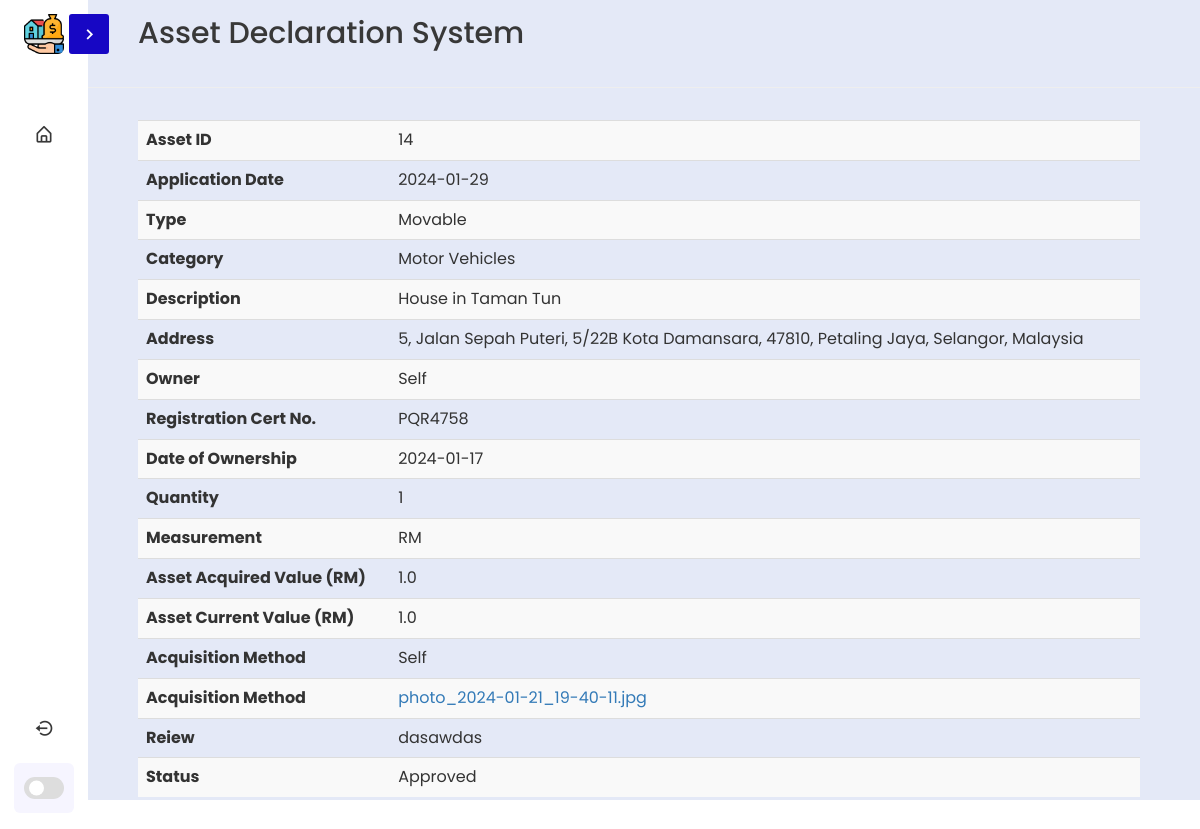
Page /viewAss/14 (signed in) on the committed database.
### tables this page shows
CREATE TABLE assets (
AssetID INTEGER NOT NULL PRIMARY KEY AUTOINCREMENT,
UserID INTEGER NOT NULL,
DateOfApp DATE NOT NULL,
AssDecType TEXT NOT NULL,
AssDecCat TEXT NOT NULL,
Description TEXT NOT NULL,
Address TEXT NOT NULL,
Owner TEXT NOT NULL,
RegCertNo TEXT NOT NULL,
DateOfOwnership DATE NOT NULL,
Quantity INTEGER NOT NULL,
Measurement TEXT NOT NULL,
AssAcqVAl REAL NOT NULL,
CurrAssVal REAL NOT NULL,
AcqMethod TEXT NOT NULL,
Attachment TEXT NOT NULL,
Review TEXT NOT NULL,
Status TEXT NOT NULL
);

### app.py (the view)
@app.route('/viewAss/<string:assID>',methods=['POST','GET'])
@login_required
def viewAss(assID):
    try:
        conn = create_connection()
        cur = conn.cursor()
        cur.execute("""SELECT * FROM `assets` WHERE `AssetID` = ? """,(assID,))
        rowdata = cur.fetchone()
        cur.close
        return render_template('viewAss.html', rowdata=rowdata)
    except:
        flash("An Exception Occured!")
    return render_template('loginPage.html')

### app.py (called while the page is built)
def create_connection():
    conn = None
    try:
        conn = sqlite3.connect('static/db/user.db')  # create a database connection
        return conn
    except Error as e:
        print(e)
    return conn

@login_manager.user_loader
def load_user(admin_id):
    conn = create_connection()
    cur = conn.cursor()
    cur.execute("SELECT * FROM admin WHERE adminID=?", (admin_id,))
    user = cur.fetchone()
    if user:
        return User(*user)
    return None

### templates/viewAss.html (shortened to what this page needs)
{% extends 'base.html' %}
{% block content %}
<div>
    <table class="table table-striped" style="width: 100%;">
        <tr>
            <th>Asset ID</th>
            <td id="ID">{{rowdata.0}}</td>
        </tr>
        <tr>
            <th>Application Date</th>
            <td id="Date">{{rowdata.2}}</td>
        </tr>
        <tr>
            <th>Type</th>
            <td id="Type">{{rowdata.3}}</td>
        </tr>
        <tr>
            <th>Category</th>
            <td id="Cat">{{rowdata.4}}</td>
        </tr>
        <tr>
            <th>Description</th>
            <td id="Desc">{{rowdata.5}}</td>
        </tr>
        <tr>
            <th>Address</th>
            <td id="Addr">{{rowdata.6}}</td>
        </tr>
        <tr>
            <th>Owner</th>
            <td id="Owner">{{rowdata.7}}</td>
        </tr>
        <tr>
            <th>Registration Cert No.</th>
            <td id="RegNo">{{rowdata.8}}</td>
        </tr>
        <tr>
            <th>Date of Ownership</th>
            <td id="DateofOwn">{{rowdata.9}}</td>
        </tr>
        <tr>
            <th>Quantity</th>
            <td id="Quant">{{rowdata.10}}</td>
        </tr>
        <tr>
            <th>Measurement</th>
            <td id="Msrmnt">{{rowdata.11}}</td>
        </tr>
        <tr>
            <th>Asset Acquired Value (RM)</th>
            <td id="AcqVal">{{rowdata.12}}</td>
        </tr>
        <tr>
            <th>Asset Current Value (RM)</th>
            <td id="CurrVal">{{rowdata.13}}</td>
        </tr>
        <tr>
            <th>Acquisition Method</th>
            <td id="AcqMet">{{rowdata.14}}</td>
        </tr>
        <tr>
            <th>Acquisition Method</th>
            <td id="Attchmnt"><a href = "/static/attachment/{{rowdata.15}}" download = "{{rowdata.15}}">{{rowdata.15}}</a></td>
        </tr>
        <tr>
            <th>Reiew</th>
            <td id="Review">{{rowdata.16}}</td>
        </tr>
        <tr>
            <th>Status</th>
            <td id="Status">{{rowdata.17}}</td>
        </tr>
    </table>
</div>
{% endblock %}

### static/css/navbar.css (style rules this page uses)
* { margin: 0; padding: 0; box-sizing: border-box; font-family: 'Poppins', sans-serif; }
:root { --body-color: #E4E9F7; --sidebar-color: #FFF; --primary-color: #1707c4; --primary-color-light: #F6F5FF; --toggle-color: #DDD; --text-color: #383838; --tran-03: all 0.2s ease; --tran-03: all 0.3s ease; --tran-04: all 0.3s ease; --tran-05: all 0.3s ease; }
body { min-height: 100vh; background-color: var(--body-color); transition: var(--tran-05); }

### rows in the picture
assets: AssetID "14", DateOfApp "2024-01-29", AssDecType "Movable", AssDecCat "Motor Vehicles", Description "House in Taman Tun", Address "5, Jalan Sepah Puteri, 5/22B Kota Damansara, 47810, Petaling Jaya, Selangor, Malaysia", Owner "Self", RegCertNo "PQR4758", DateOfOwnership "2024-01-17", Quantity "1", Measurement "RM", AssAcqVAl "1.0", CurrAssVal "1.0", AcqMethod "Self", Attachment "photo_2024-01-21_19-40-11.jpg", Review "dasawdas", Status "Approved"
